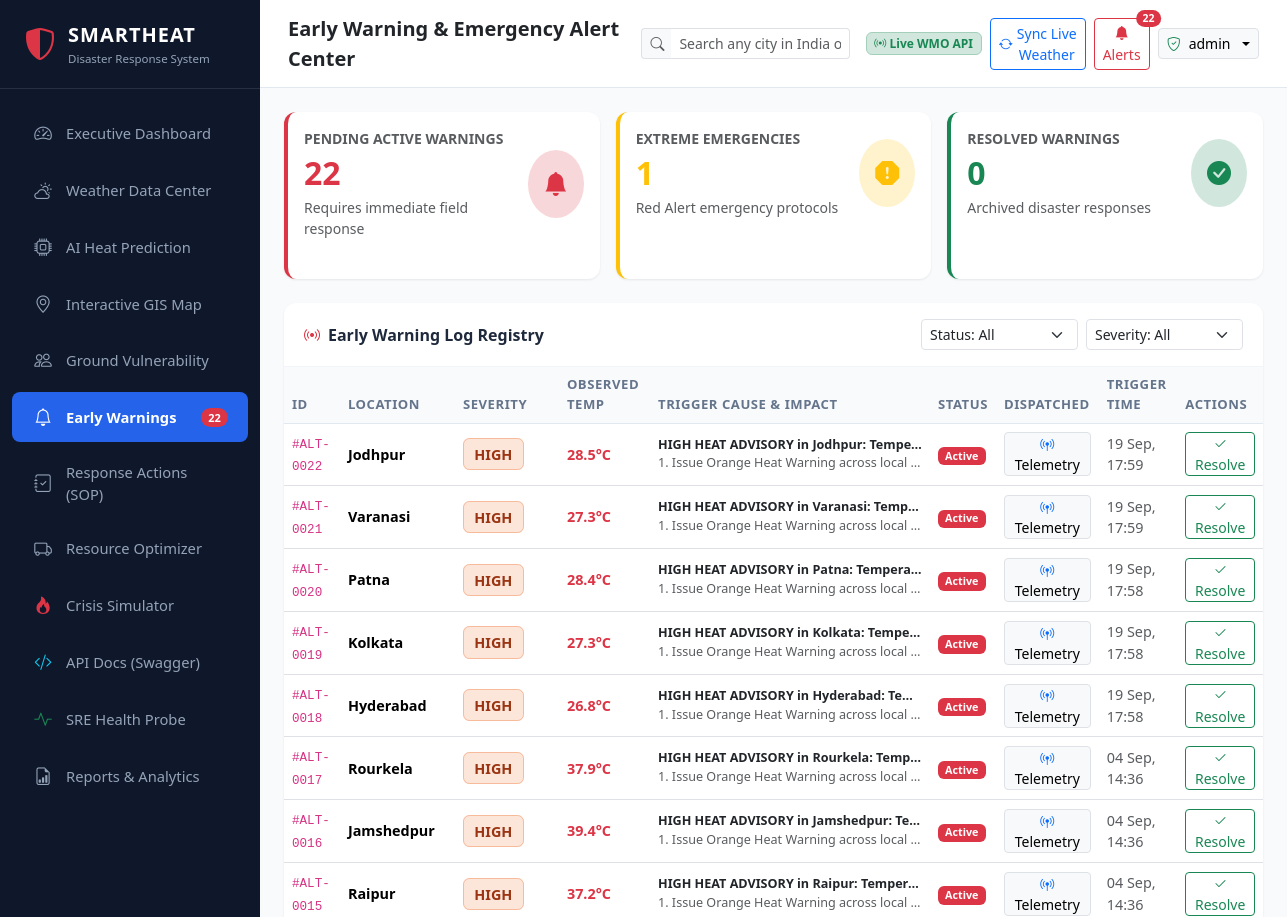
The app's page /alerts/ (signed in, upper part), older data.
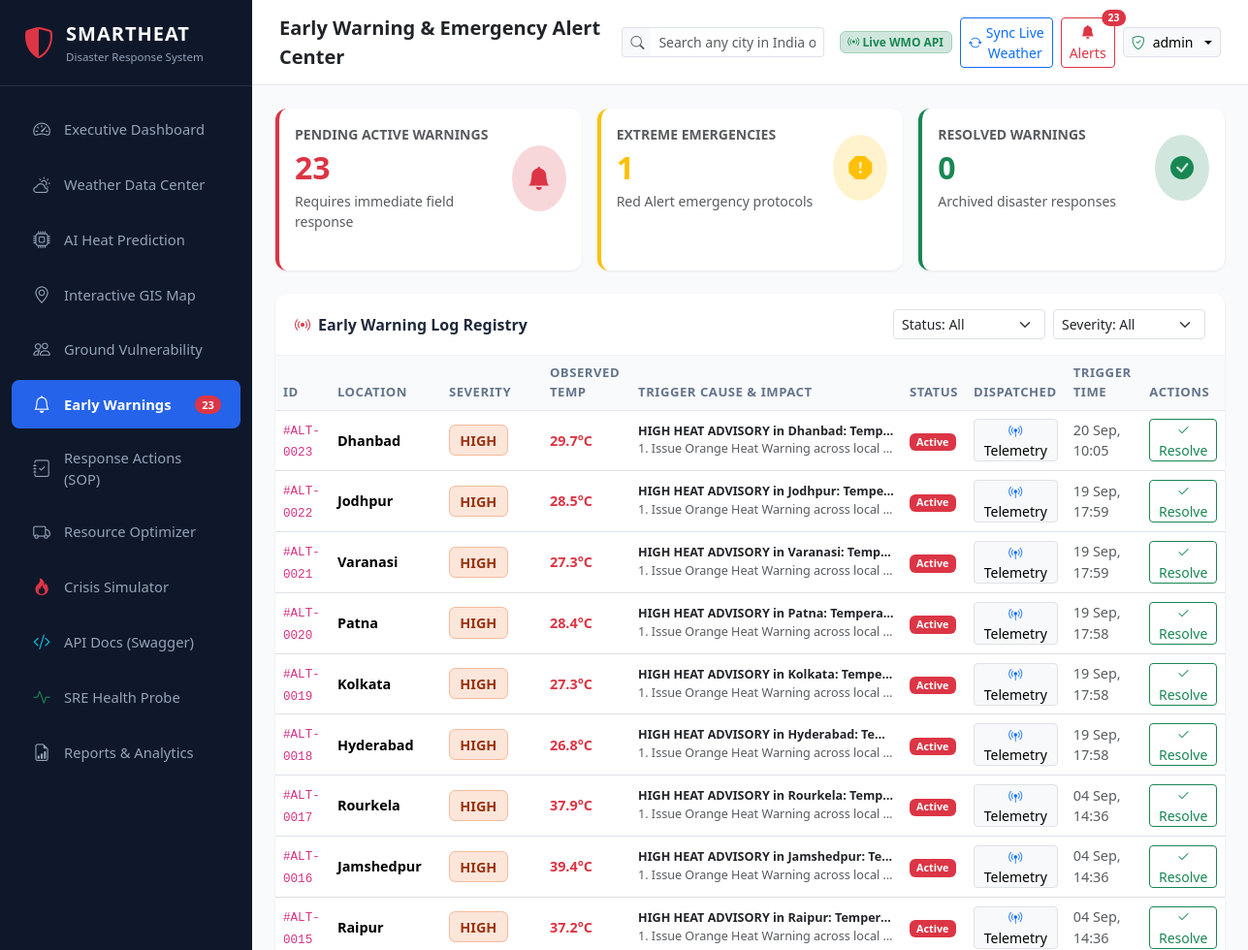
The same page, newer data.
### database/models.py (models this page shows, shortened)
class Alert(db.Model):
    __tablename__ = 'alerts'
    id = db.Column(db.Integer, primary_key=True)
    location_id = db.Column(db.Integer, db.ForeignKey('locations.id'), nullable=False, index=True)
    alert_level = db.Column(db.String(20), nullable=False) # HIGH, EXTREME
    temperature = db.Column(db.Float, nullable=False)
    reason = db.Column(db.Text, nullable=False)
    recommended_action = db.Column(db.Text, nullable=False)
    status = db.Column(db.String(20), default='Active', index=True) # Active, Resolved
    simulated_dispatched = db.Column(db.Boolean, default=True)
    created_at = db.Column(db.DateTime, default=datetime.utcnow)
    resolved_at = db.Column(db.DateTime, nullable=True)

class Location(db.Model):
    __tablename__ = 'locations'
    id = db.Column(db.Integer, primary_key=True)
    name = db.Column(db.String(100), unique=True, nullable=False, index=True)
    state = db.Column(db.String(50), nullable=False)
    latitude = db.Column(db.Float, nullable=False)
    longitude = db.Column(db.Float, nullable=False)
    zone_type = db.Column(db.String(50), default='Urban') # Urban, Suburban, Industrial, Rural
    baseline_temp = db.Column(db.Float, default=32.0)    # Normal summer mean temp (°C)
    created_at = db.Column(db.DateTime, default=datetime.utcnow)
    weather_records = db.relationship('WeatherData', backref='location', lazy=True, cascade='all, delete-orphan')
    vulnerability = db.relationship('VulnerabilityData', backref='location', uselist=False, cascade='all, delete-orphan')
    predictions = db.relationship('Prediction', backref='location', lazy=True, cascade='all, delete-orphan')
    risk_assessments = db.relationship('RiskAssessment', backref='location', lazy=True, cascade='all, delete-orphan')
    facilities = db.relationship('CriticalFacility', backref='location', lazy=True, cascade='all, delete-orphan')
    alerts = db.relationship('Alert', backref='location', lazy=True, cascade='all, delete-orphan')

### routes/alert_routes.py (the view)
@alert_bp.route('/')
@login_required
def index():
    status_filter = request.args.get('status', 'all')
    level_filter = request.args.get('level', 'all')
    query = Alert.query
    if status_filter != 'all':
        query = query.filter(Alert.status == status_filter.capitalize())
    if level_filter != 'all':
        query = query.filter(Alert.alert_level == level_filter.upper())
    alerts = query.order_by(Alert.created_at.desc()).all()
    active_count = Alert.query.filter_by(status='Active').count()
    resolved_count = Alert.query.filter_by(status='Resolved').count()
    extreme_count = Alert.query.filter_by(alert_level='EXTREME').count()
    return render_template(
        'alerts.html',
        alerts=alerts,
        active_count=active_count,
        resolved_count=resolved_count,
        extreme_count=extreme_count,
        status_filter=status_filter,
        level_filter=level_filter
    )

### routes/auth_routes.py (called while the page is built)
def login_required(f):
    @wraps(f)
    def decorated_function(*args, **kwargs):
        if 'user_id' not in session:
            flash('Please log in to access the command portal.', 'warning')
            return redirect(url_for('auth.login', next=request.url))
        return f(*args, **kwargs)
    return decorated_function

### templates/alerts.html (shortened to what the changed rows need)
{% extends 'base.html' %}
{% block content %}
<div class="row g-3 mb-4">
  <div class="col-12 col-md-4">
    <div class="card p-3 border-start border-4 border-danger h-100">
      <div class="d-flex justify-content-between align-items-center">
        <div>
          <div class="text-muted small text-uppercase fw-semibold">Pending Active Warnings</div>
          <div class="fs-2 fw-bold text-danger">{{ active_count }}</div>
          <div class="text-muted small">Requires immediate field response</div>
        </div>
      </div>
    </div>
  </div>
</div>
<div class="card mb-4">
  <div class="card-body p-0">
    <div class="table-responsive">
      <table class="table table-hover align-middle mb-0">
        <thead>
          <tr>
            <th>ID</th>
            <th>Location</th>
            <th>Severity</th>
            <th>Observed Temp</th>
            <th>Trigger Cause & Impact</th>
            <th>Status</th>
            <th>Dispatched</th>
            <th>Trigger Time</th>
            <th>Actions</th>
          </tr>
        </thead>
        <tbody>
          {% for alert in alerts %}
          <tr>
            <td><code>#ALT-{{ "%04d"|format(alert.id) }}</code></td>
            <td class="fw-bold">{{ alert.location.name if alert.location else 'Zone' }}</td>
            <td>
              <span class="badge-risk-{{ alert.alert_level.lower() }}">{{ alert.alert_level }}</span>
            </td>
            <td><strong class="text-danger">{{ alert.temperature }}°C</strong></td>
            <td style="max-width: 280px;">
              <div class="small fw-semibold text-dark text-truncate" title="{{ alert.reason }}">{{ alert.reason }}</div>
              <div class="text-muted small text-truncate" title="{{ alert.recommended_action }}">{{ alert.recommended_action }}</div>
            </td>
            <td>
              {% if alert.status == 'Active' %}
                <span class="badge bg-danger">Active</span>
              {% else %}
                <span class="badge bg-success-subtle text-success border border-success-subtle">Resolved</span>
              {% endif %}
            </td>
            <td>
              <button type="button" class="btn btn-sm btn-light border py-0 px-2" onclick="showDispatchModal({{ alert.id }})" title="View Simulated Broadcast Log">
                <i class="bi bi-broadcast-pin text-primary"></i> Telemetry
              </button>
            </td>
            <td class="text-muted small">{{ alert.created_at.strftime('%d %b, %H:%M') }}</td>
            <td>
              {% if alert.status == 'Active' %}
              <form method="POST" action="{{ url_for('alerts.resolve', id=alert.id) }}">
                <button type="submit" class="btn btn-sm btn-outline-success py-0 px-2">
                  <i class="bi bi-check2"></i> Resolve
                </button>
              </form>
              {% else %}
              <span class="text-muted small"><i class="bi bi-check2-all text-success"></i> Done</span>
              {% endif %}
            </td>
          </tr>
          {% else %}
          <tr>
            <td colspan="9" class="text-center py-4 text-muted">No alert records match the selected filter.</td>
          </tr>
          {% endfor %}
        </tbody>
      </table>
    </div>
  </div>
</div>
{% endblock %}

Row changes from the older to the newer data that the page shows:
added Alert: id "0023", location "Dhanbad", alert_level "HIGH", temperature "29.7", reason "HIGH HEAT ADVISORY in Dhanbad: Temp…", recommended_action "1. Issue Orange Heat Warning across local…", status "Active", created_at "20 Sep, 10:05"
Text that changed along with them:
{{ nav_active_alerts }}: "22" → "23"
{{ active_count }}: "22" → "23"
